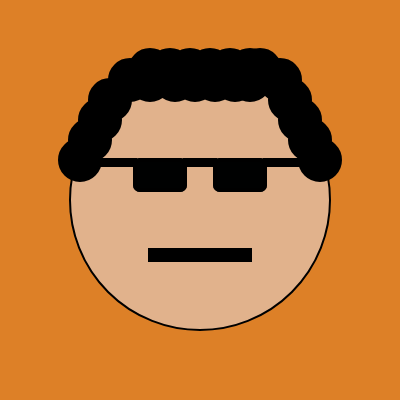
Frame 1 (no input)
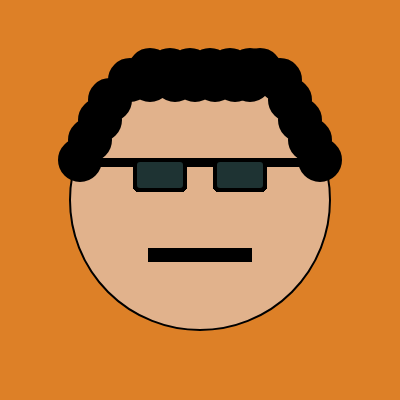
Frame 60 (no input)
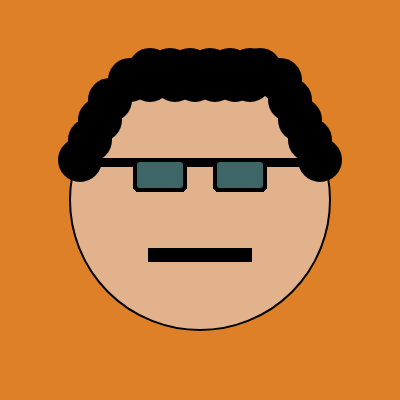
Frame 120 (the mouse pressed at the canvas centre since frame 60)

The p5.js sketch that drew these frames (run headless with seeded random() and noise() and a simulated clock; from frame 60 on, the mouse is pressed at the canvas centre):

// p5.js sketch
// ── sketch.js
let frameCountR = 0;

function setup() {
  createCanvas(400, 400);
  background('#DD8027');
  fill('#E1B28C');
  strokeWeight(2);
  ellipse(200, 200, 260, 260);
  fill('#FFFFFF');
  strokeWeight(4);
  rect(135, 160, 50, 30, 5);
  rect(215, 160, 50, 30, 5);
  fill('#000000');
  rect(185, 160, 30, 5);
  rect(75, 160, 60, 5);
  rect(265, 160, 60, 5);
  ellipse(80, 160, 40, 40);
  ellipse(90, 140, 40, 40);
  ellipse(100, 120, 40, 40);
  ellipse(110, 100, 40, 40);
  ellipse(130, 80, 40, 40);
  ellipse(150, 70, 40, 40);
  ellipse(150, 80, 40, 40);
  ellipse(170, 70, 40, 40);
  ellipse(175, 80, 40, 40);
  ellipse(190, 70, 40, 40);
  ellipse(195, 80, 40, 40);
  ellipse(210, 70, 40, 40);
  ellipse(215, 80, 40, 40);
  ellipse(230, 70, 40, 40);
  ellipse(235, 80, 40, 40);
  ellipse(250, 70, 40, 40);
  ellipse(250, 80, 40, 40);
  ellipse(260, 70, 40, 40);
  ellipse(280, 80, 40, 40);
  ellipse(290, 100, 40, 40);
  ellipse(300, 120, 40, 40);
  ellipse(310, 140, 40, 40);
  ellipse(320, 160, 40, 40);
  rect(150, 250, 100, 10);
  
}

function draw() {
  let Rmap = map(frameCountR, 0, 500, 0, 255);
  let Gmap = map(frameCount, 0, 300, 0, 255);
  let Bmap = map(frameCount, 0, 300, 0, 255);
  if(frameCount >= 300)
  {
    frameCount = 0;
  }
  
    if(frameCountR >= 500)
  {
    frameCount = 0;
  }
  frameCountR++;
  fill(Rmap, Gmap, Bmap);
  strokeWeight(4);
  rect(135, 160, 50, 30, 5);
  rect(215, 160, 50, 30, 5);
  
  
}
